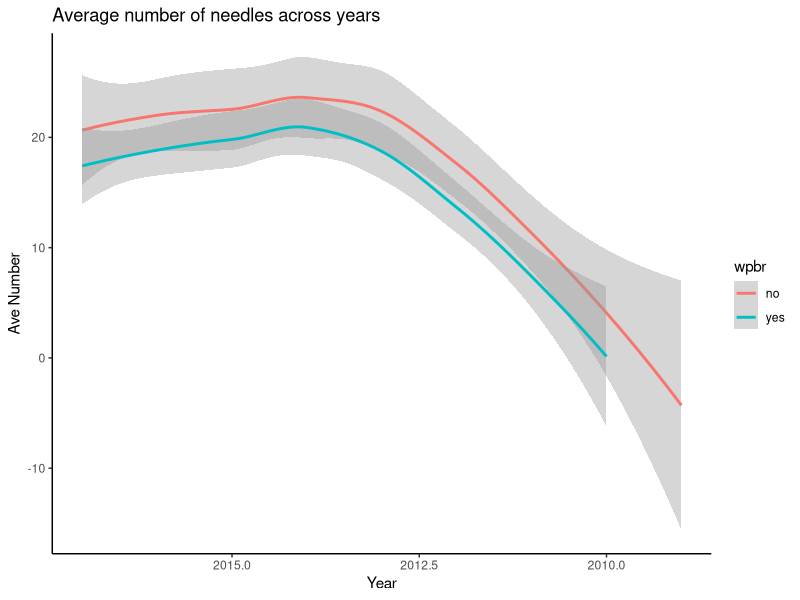
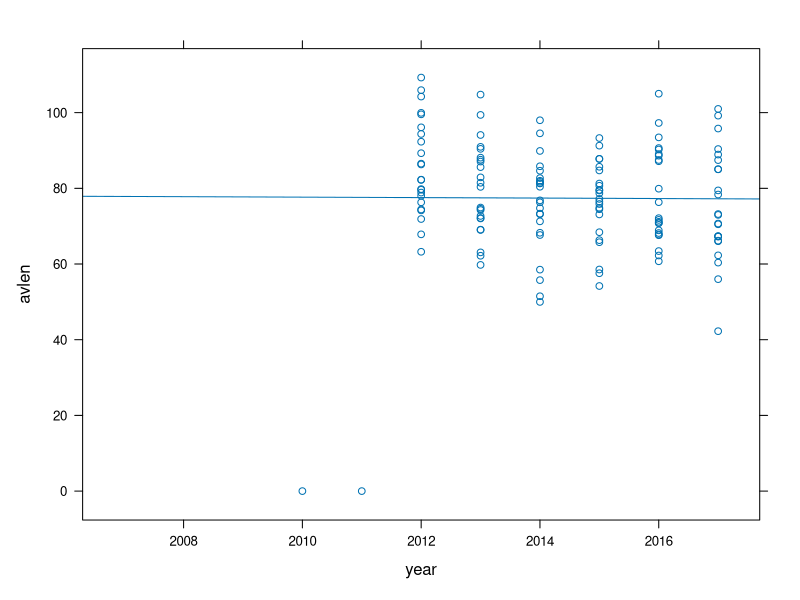
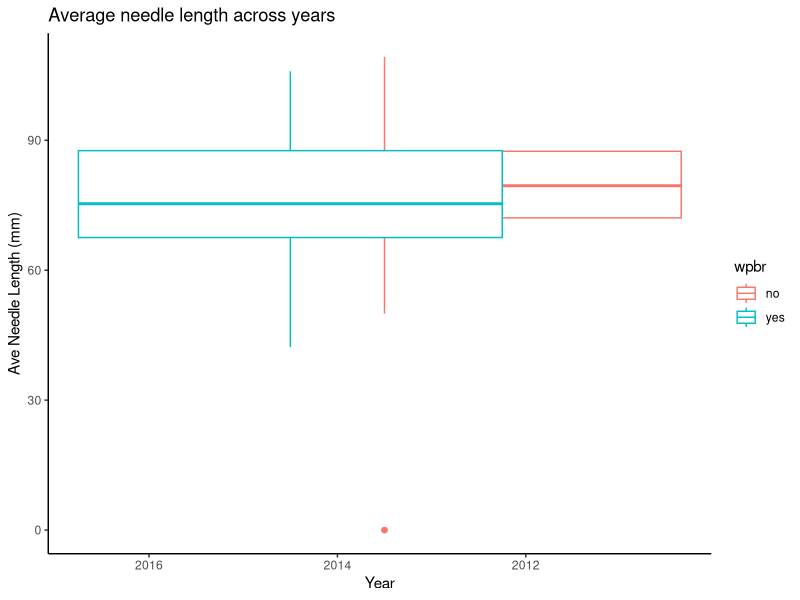
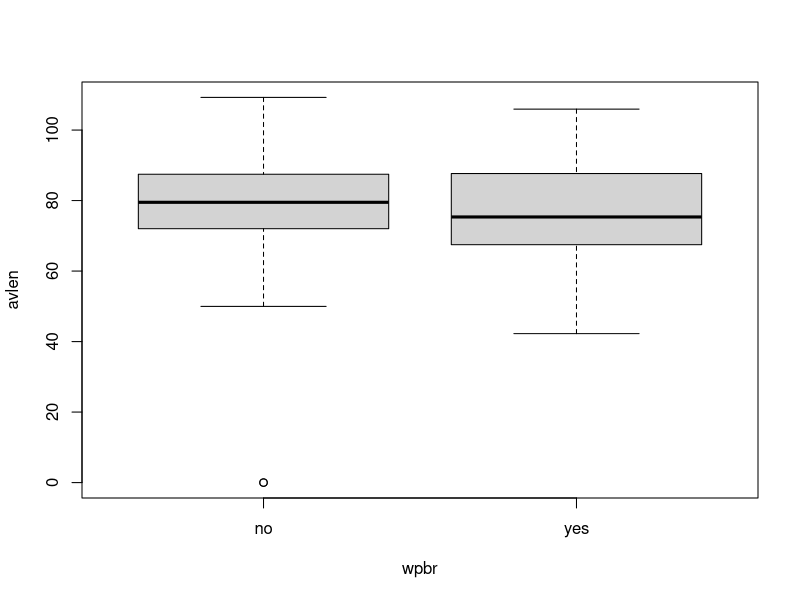
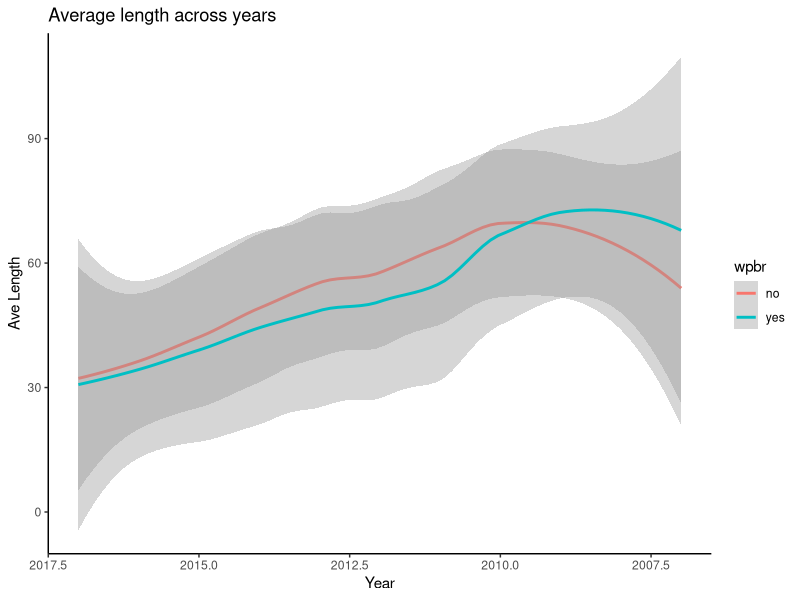
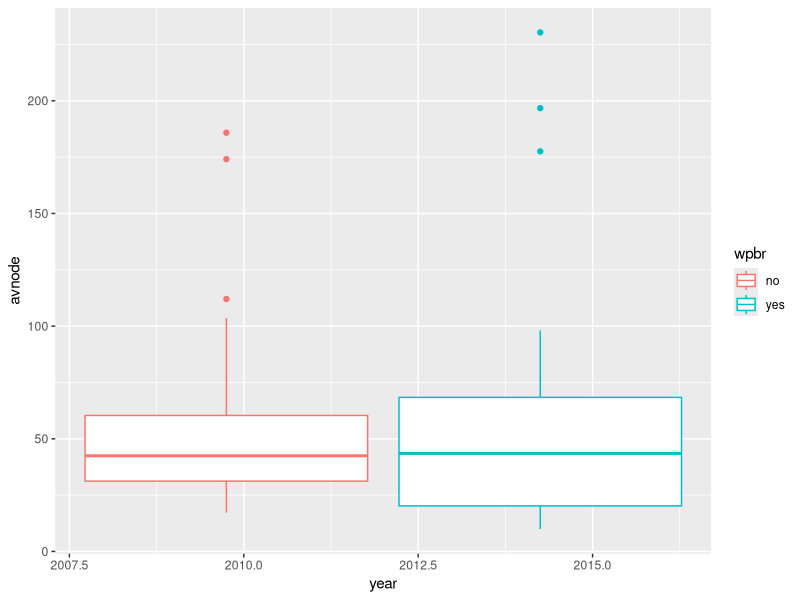

These charts were generated, in order, by the following R code:
library(ggplot2)
library(lme4)
library(tidyr)
library(reshape2)
library(lattice)

iso=read.csv("data_nov29.csv")
head(iso)

##simple linear models
summary(lm(avnum~wpbr+year, data=iso))
summary(lm(avlen~wpbr+year, data=iso))


iso2=iso
iso2$wpbr_num=ifelse(iso2$wpbr=="yes", 1, 0)
summary(glmer(wpbr_num~avlen+(1|year), data=iso2, family=binomial))


##plot
ggplot(iso, aes(year, avnum, color=wpbr))+
  geom_smooth()+
  scale_x_reverse()+
  labs(title="Average number of needles across years", x="Year", y="Ave Number")+
  theme_classic()

xyplot(avlen~year, data=iso, na.rm=TRUE, type=c("p", "r"))

ggplot(iso, aes(year, avlen, color=wpbr))+
  geom_boxplot(position = "dodge")+
  scale_x_reverse()+
  labs(title="Average needle length across years", x="Year", y="Ave Needle Length (mm)")+
  theme_classic()

boxplot(avlen~wpbr, data=iso) 

##nodes
ggplot(iso, aes(year, avnode, color=wpbr))+
  geom_smooth()+
  scale_x_reverse()+
  labs(title="Average length across years", x="Year", y="Ave Length")+
  theme_classic()


ggplot(iso, aes(year, avnode, color=wpbr))+
  geom_boxplot()

summary(lm(avnode~wpbr+year, data=iso))

